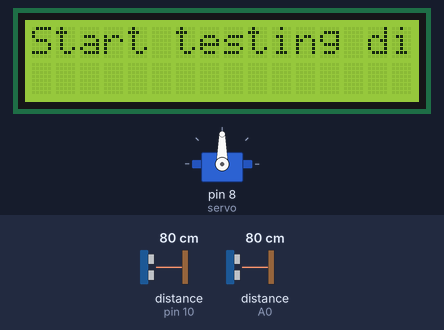
Simulated run of this sketch. Board: Arduino Uno, built with avr-gcc and run on an emulated ATmega328P. On the bench: 16×2 character LCD, servo. Wiring (inferred from the names in the program): ultrasonic range finder: trigger pin 9; echo pin 10. The test bench sets the inputs (shaded band); at power-on: distance to the obstacle (sensors on pin 10, A0) 80 cm. The echo pulse lasts 58.3 µs per cm; what the sketch prints to the serial monitor is not drawn.

Above: at 1.2 s.
1.3 s: distance to the obstacle (sensor on pin 10) set to 55 cm
At 3.5 s:
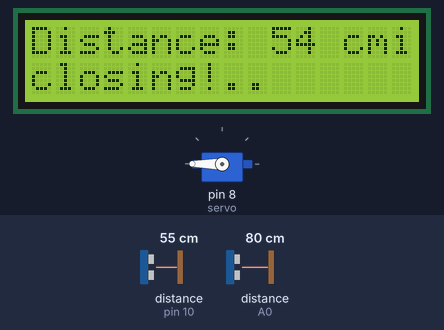
4.4 s: distance to the obstacle (sensor on pin 10) set to 48 cm
At 6.3 s:
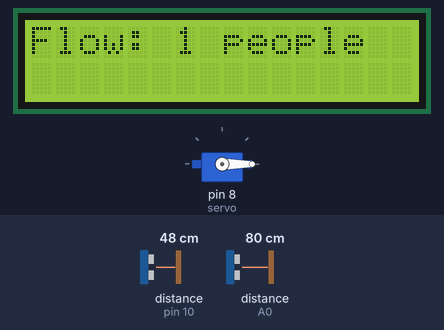
7.9 s: distance to the obstacle (sensor on pin 10) set to 120 cm
At 11.4 s:
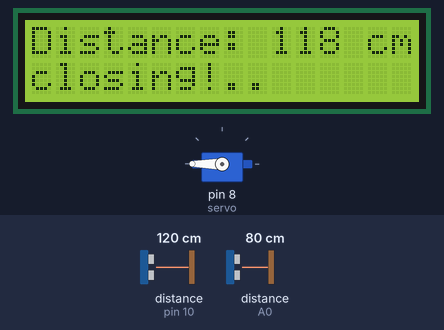
12.4 s: distance to the obstacle (sensor on pin 10) set to 2 cm
At 13.5 s:
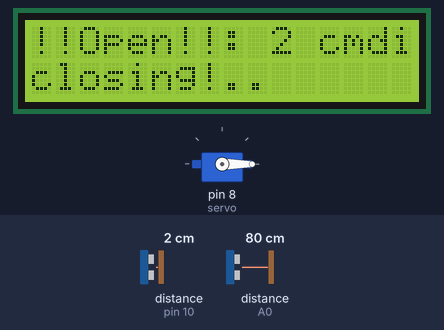
Timing chart, 0 to 15.4 s (numbered marks = the images above; inputs shaded):
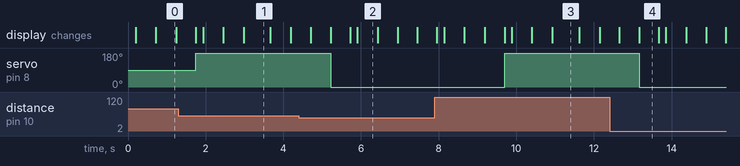

The sketch:

test_ir_icd_ultra.ino
```cpp
#include <SharpIR.h>
#include <LiquidCrystal_I2C.h>
#include<Servo.h>


#define ir A0
#define model 20150
// ir: the pin where your sensor is attached
// model: an int that determines your sensor:  1080 for GP2Y0A21Y
//                                            20150 for GP2Y0A02Y
//                                            (working distance range according to the datasheets)
// updated by Ahmad Nejrabi from Robojax.com
// get latest datasheets: http://www.sharp-world.com/products/device/lineup/selection/opto/haca/diagram.html
// model: an int that determines your sensor:
/*
 * GP2Y0A02YK0F --> "20150"
 GP2Y0A21YK --> "1080"
 GP2Y0A710K0F --> "100500"
  GP2YA41SK0F --> "430"
 */

Servo servo;

SharpIR SharpIR(ir, model);
int counter = 0;
int key = 2;
int lastdis = 5000;

LiquidCrystal_I2C lcd(0x27,16,2);  // set the LCD address to 0x27 for a 16 chars and 2 line display

const int trigPin = 9;
const int echoPin = 10;

void setup() {
  // put your setup code here, to run once:
  Serial.begin(9600);

  // lcd display
  lcd.init();
  lcd.backlight();

  pinMode(trigPin, OUTPUT);
  pinMode(echoPin, INPUT);

  servo.attach(8);

}

void loop() {
  delay(100);

  unsigned long startTime = millis();  // takes the time before the loop on the library begins

  int dis1=SharpIR.distance();  // this returns the distance to the object you're measuring

  if (dis1 <= 300 && dis1 > 0 && lastdis > 300) {
    counter ++;
  }

  lastdis = dis1;

  Serial.print(counter);
  Serial.println("  passing by");  // returns it to the serial monitor
  lcd.setCursor(0,0); // Sets the location at which subsequent text written to the LCD will be displayed
  lcd.print("Flow: "); // Prints string "Distance" on the LCD
  lcd.print(counter); // Prints the distance value from the sensor
  lcd.print(" people");
  delay(500);

  unsigned long calcTime=millis()-startTime;  // the following gives you the time taken to get the measurement
  Serial.print("Time taken (ms): ");
  Serial.println(calcTime);

  if (counter % key == 1) {
//  if (true) {
    lcd.setCursor(0,0); // Sets the location at which subsequent text written to the LCD will be displayed
    lcd.print("Start testing distance "); // Prints string "Distance" on the LCD
    delay(500);

    int duration, distance;
    // Clears the trigPin
    digitalWrite(trigPin, LOW);
    delayMicroseconds(2);

    // Sets the trigPin on HIGH state for 10 micro seconds
    digitalWrite(trigPin, HIGH);
    delayMicroseconds(10);
    digitalWrite(trigPin, LOW);

    // Reads the echoPin, returns the sound wave travel time in microseconds
    duration = pulseIn(echoPin, HIGH);

    // Calculating the distance
    distance= duration*0.034/2;

    Serial.print("Distance: ");
    Serial.println(distance);

    lcd.setCursor(0,0); // Sets the location at which subsequent text written to the LCD will be displayed
    lcd.print("Distance: "); // Prints string "Distance" on the LCD
    lcd.print(distance); // Prints the distance value from the sensor
    lcd.print(" cm");
    delay(500);

    // if distance less than 0.5 meter and more than 0 (0 or less means over range)
    if (distance <= 50 && distance >= 0) {
      Serial.println("!!open!!");
      lcd.setCursor(0,0); // Sets the location at which subsequent text written to the LCD will be displayed
      lcd.print("!!Open!!");
      servo.write(0);
      delay(500);
      lcd.clear();
    } else {
      lcd.setCursor(0,1);
      lcd.print("closing!..");
      servo.write(0);
      servo.write(180);
    }
    // Waiting 50 ms won't hurt any one
    delay(50);

  } else {
    servo.write(160);
    delay(50);
  }
}
```

Measured:
- the behaviour switches between 52 and 51 cm on distance to the obstacle (sensor on pin 10) (found by bisection; images 1 and 2)
- after the input at 4.4 s, servo on pin 8 (servo): 180° → 0° after 0.82 s
- after the input at 7.9 s, servo on pin 8 (servo): 0° → 180° after 1.8 s; the display: first differs from a run without the input after 1.3 s (image 3 shows a later state)
- after the input at 12.4 s, servo on pin 8 (servo): 180° → 0° after 0.77 s; the display: first changes after 0.26 s (image 4 shows a later state)
- what the display in image 0 shows lasts 0.5 s, from 0.7 s to 1.2 s
- what the display in image 1 shows lasts 0.7 s, from 3.0 s to 3.7 s
